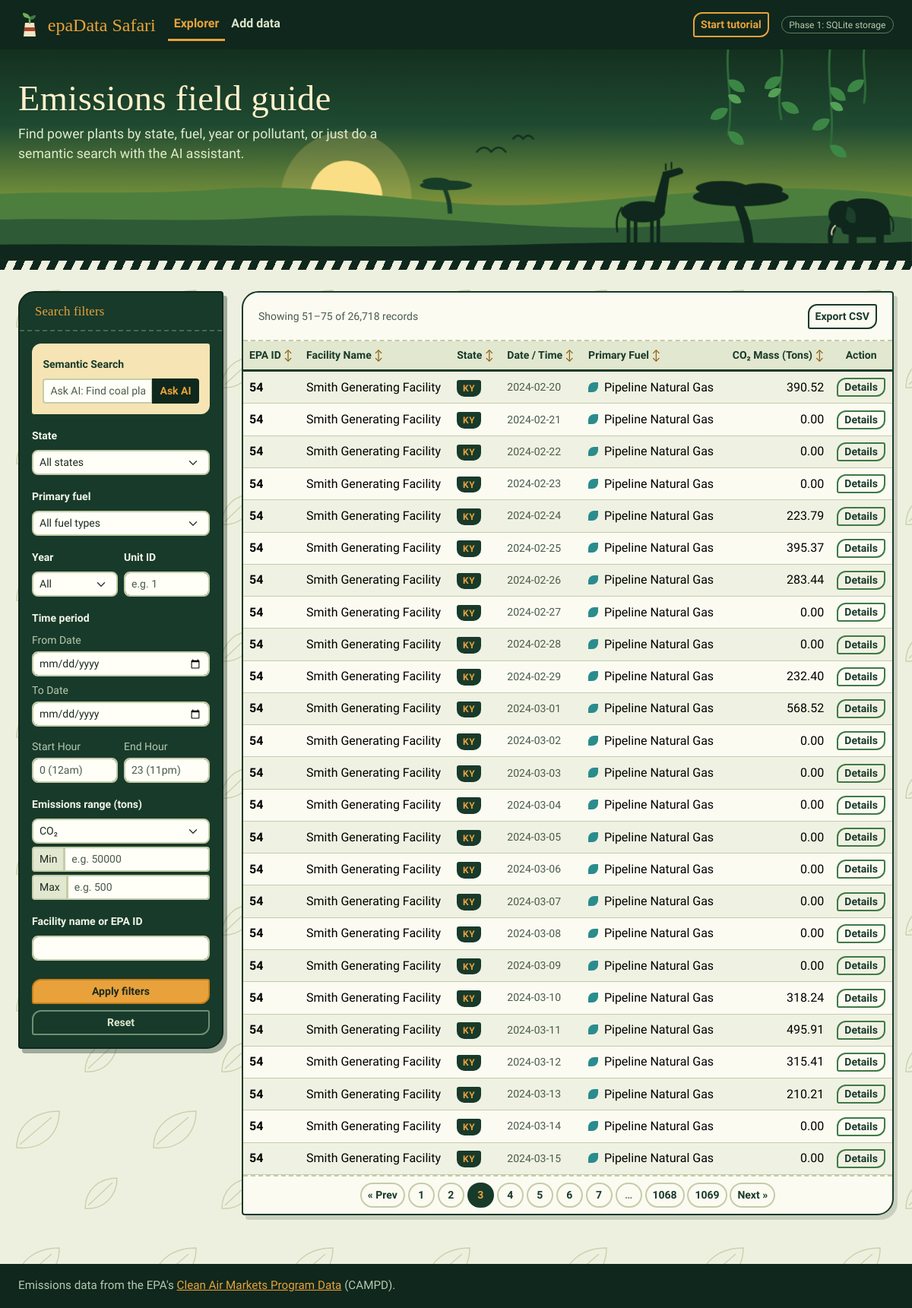
/?page=3, run on the app's committed database.
### models.py (models this page shows)
class FacilityRecord(db.Model):
    __tablename__ = 'facility_records'
    id = db.Column(db.Integer, primary_key=True)
    dataset_id = db.Column(db.Integer, db.ForeignKey('uploaded_datasets.id'), nullable=True)
    facility_id = db.Column(db.String(50), nullable=False)
    facility_name = db.Column(db.String(255))
    state = db.Column(db.String(10))
    unit_id = db.Column(db.String(50))
    primary_fuel = db.Column(db.String(100))
    co2_mass = db.Column(db.Float, default=0.0)
    so2_mass = db.Column(db.Float, default=0.0)
    nox_mass = db.Column(db.Float, default=0.0)
    heat_input = db.Column(db.Float, default=0.0)
    record_date = db.Column(db.String(20))
    record_hour = db.Column(db.Integer, nullable=True)

### app.py (the view)
@app.route("/")
def index():
    args = request.args
    query = apply_filters(FacilityRecord.query, args)
    sort = args.get("sort", "")
    sort_dir = "desc" if args.get("dir") == "desc" else "asc"
    if sort in SORT_COLUMNS:
        col = SORT_COLUMNS[sort]
        query = query.order_by(col.desc() if sort_dir == "desc" else col.asc(), FacilityRecord.id)
    else:
        sort = ""
        query = query.order_by(FacilityRecord.id)
    page = args.get("page", 1, type=int)
    pagination = query.paginate(page=page, per_page=PER_PAGE, error_out=False)
    years = sorted(
        {y for (y,) in db.session.query(db.func.substr(FacilityRecord.record_date, 1, 4)).distinct()
         if y and y.isdigit()},
        reverse=True,
    )
    return render_template(
        "search.html",
        facilities=build_facility_rows(pagination.items),
        pagination=pagination,
        sort=sort,
        sort_dir=sort_dir,
        years=years,
        filters=args.to_dict(),
        semantic_prompt=args.get("ai_prompt", ""),
    )

### templates/search.html (shortened to what this page needs)
{% extends "base.html" %}
{% set active = 'home' %}
{% set hero_size = 'tall' %}
{% set hero_title = 'Emissions field guide' %}
{% set hero_sub = 'Find power plants by state, fuel, year or pollutant, or just do a semantic search with the AI assistant.' %}
{% block content %}
{% macro sort_th(label, key, extra_class='') %}
    {% if sort != key %}
        {% set next_url = url_with(sort=key, dir='asc', page=None) %}
        {% set icon = '↕' %}
    {% elif sort_dir == 'asc' %}
        {% set next_url = url_with(sort=key, dir='desc', page=None) %}
        {% set icon = '↑' %}
    {% else %}
        {% set next_url = url_with(sort=None, dir=None, page=None) %}
        {% set icon = '↓' %}
    {% endif %}
    <th scope="col" class="small {{ extra_class }}">
        <a href="{{ next_url }}" class="text-decoration-none text-reset">{{ label }} <span class="sort-icon">{{ icon }}</span></a>
    </th>
{% endmacro %}
<div class="row g-4">
    <div class="col-lg-3">
        <div class="card ranger-panel">
            <div class="card-header">
                <h5 class="card-title mb-0">Search filters</h5>
            </div>
            <div class="card-body">
                <form action="/" method="GET">
                    <div class="mb-3 ask-box"
                        data-bs-toggle="tooltip"
                        title="Type a natural question and let AI extract your query filters."
                        data-intro="AI Search: Type a sentence like 'Find coal plants in Texas over 50k tons' to search using natural language."
                        data-step="1">
                        <label class="form-label small fw-bold">Semantic Search</label>
                        <div class="input-group input-group-sm">
                            <input type="text" name="prompt" class="form-control" placeholder="Ask AI: Find coal plants in KY..." value="{{ semantic_prompt or '' }}">
                            <button type="submit" formaction="/semantic_search" class="btn btn-dark">Ask AI</button>
                        </div>
                    </div>
                    <div class="mb-3">
                        <label for="state" class="form-label small fw-bold">State</label>
                        <select id="state" name="state" class="form-select form-select-sm"
                            data-bs-toggle="tooltip"
                            title="Filter the database to only show power plants in a specific state."
                            data-intro="You can filter the massive EPA dataset by state to find local emissions."
                            data-step="2">
                            <option value="">All states</option>
                        </select>
                    </div>
                    <div class="mb-3">
                        <label for="fuel" class="form-label small fw-bold">Primary fuel</label>
                        <select id="fuel" name="fuel" class="form-select form-select-sm"
                            data-bs-toggle="tooltip"
                            title="Find plants based on what they burn for power."
                            data-intro="You can also narrow down results by the type of fuel the facility uses, like Coal or Natural Gas."
                            data-step="3">
                            <option value="">All fuel types</option>
                        </select>
                    </div>
                    <div class="row g-2 mb-3"
                        data-bs-toggle="tooltip"
                        title="Filter by reporting year, or search for a specific generating unit."
                        data-intro="Reporting Year & Unit: Limit results to one year (e.g. 2024) or search for a specific boiler/turbine unit ID."
                        data-step="4">
                        <div class="col-6">
                            <label for="year" class="form-label small fw-bold">Year</label>
                            <select id="year" name="year" class="form-select form-select-sm">
                                <option value="">All</option>
                            </select>
                        </div>
                        <div class="col-6">
                            <label for="unit_id" class="form-label small fw-bold">Unit ID</label>
                            <input type="text" id="unit_id" name="unit_id" class="form-control form-control-sm mono-num" placeholder="e.g. 1" value="{{ filters.unit_id or '' }}">
                        </div>
                    </div>
                    <div class="mb-3"
                        data-bs-toggle="tooltip"
                        title="Pick a date range and specific hours (0-23) to filter emissions."
                        data-intro="Time Period & Hour: Select a calendar date range and specific operating hours (0:00 to 23:00) to isolate emissions."
                        data-step="5">
                        <label class="form-label small fw-bold">Time period</label>
                        <div class="mb-2">
                            <span class="text-muted small d-block mb-1">From Date</span>
                            <input type="date" id="start_date" name="start_date" class="form-control form-control-sm" value="{{ filters.start_date or '' }}">
                        </div>
                        <div class="mb-2">
                            <span class="text-muted small d-block mb-1">To Date</span>
                            <input type="date" id="end_date" name="end_date" class="form-control form-control-sm" value="{{ filters.end_date or '' }}">
                        </div>
                        <div class="row g-2 mt-1">
                            <div class="col-6">
                                <span class="text-muted small d-block mb-1">Start Hour</span>
                                <input type="number" id="start_hour" name="start_hour" class="form-control form-control-sm mono-num" min="0" max="23" placeholder="0 (12am)" value="{{ filters.start_hour or '' }}">
                            </div>
                            <div class="col-6">
                                <span class="text-muted small d-block mb-1">End Hour</span>
                                <input type="number" id="end_hour" name="end_hour" class="form-control form-control-sm mono-num" min="0" max="23" placeholder="23 (11pm)" value="{{ filters.end_hour or '' }}">
                            </div>
                        </div>
                    </div>
                    <div class="mb-3"
                        data-bs-toggle="tooltip"
                        title="Choose a pollutant (CO2, SO2, or NOx) and set a minimum and/or maximum in tons."
                        data-intro="Emissions Range: Pick CO₂, SO₂, or NOₓ, then set a minimum and/or maximum tonnage (e.g. CO₂ above 500,000 or SO₂ below 500)."
                        data-step="6">
                        <label class="form-label small fw-bold">Emissions range (tons)</label>
                        <select id="pollutant_type" name="pollutant_type" class="form-select form-select-sm">
                            <option value="co2" {{ 'selected' if filters.get('pollutant_type', 'co2') == 'co2' }}>CO₂</option>
                        </select>
                        <div class="input-group input-group-sm mt-1">
                            <span class="input-group-text">Min</span>
                            <input type="number" id="min_emissions" name="min_emissions" class="form-control mono-num" placeholder="e.g. 50000" min="0" value="{{ filters.min_emissions or '' }}">
                        </div>
                        <div class="input-group input-group-sm mt-1">
                            <span class="input-group-text">Max</span>
                            <input type="number" id="max_emissions" name="max_emissions" class="form-control mono-num" placeholder="e.g. 500" min="0" value="{{ filters.max_emissions or '' }}">
                        </div>
                    </div>
                    <div class="mb-4">
                        <label for="facility_query" class="form-label small fw-bold">Facility name or EPA ID</label>
                        <input type="text" id="facility_query" name="facility_query" class="form-control form-control-sm" value="{{ filters.facility_query or '' }}"
                            data-bs-toggle="tooltip"
                            title="Directly search for a specific plant by its ORISPL code or name."
                            data-intro="Direct Search: If you know exactly which facility you want, type its name or EPA ID code here."
                            data-step="7">
                    </div>
                    <div class="d-grid gap-2">
                        <button type="submit" class="btn btn-success btn-sm fw-bold"
                            data-bs-toggle="tooltip"
                            title="Run the SQLite database query with your selected filters."
                            data-intro="Execute Query: Click here to run your query and refresh the results table."
                            data-step="8">
                            Apply filters
                        </button>
                        <a href="/" class="btn btn-outline-secondary btn-sm">Reset</a>
                    </div>
                </form>
            </div>
        </div>
    </div>
    <div class="col-lg-9">
        <div class="card">
            <div class="card-header d-flex justify-content-between align-items-center">
                <span class="text-muted small">
                    {% if pagination.total %}
                        Showing {{ pagination.first }}–{{ pagination.last }} of {{ "{:,}".format(pagination.total) }} records
                    {% else %}
                        0 records
                    {% endif %}
                </span>
                <a href="{{ url_for('export', **request.args.to_dict()) }}" class="btn btn-outline-dark btn-sm fw-bold"
                   data-bs-toggle="tooltip" title="Download all records matching the current filters as a CSV file."
                   data-intro="Export CSV: After filtering, click here to download a spreadsheet of every record that matches (not just the current page)."
                   data-step="9"
                   data-position="left">
                   Export CSV
                </a>
            </div>
            <div class="table-responsive"
                 data-bs-toggle="tooltip" title="This grid displays the matching database records."
                 data-intro="The Data Grid: Your queried EPA records appear here. Click any column header to sort." data-step="10">
                <table class="table table-hover table-striped mb-0 align-middle">
                    <thead class="table-light user-select-none">
                        <tr>
                            {{ sort_th('EPA ID', 'id') }}
                            {{ sort_th('Facility Name', 'name') }}
                            {{ sort_th('State', 'state') }}
                            {{ sort_th('Date / Time', 'date') }}
                            {{ sort_th('Primary Fuel', 'fuel') }}
                            {{ sort_th('CO₂ Mass (Tons)', 'co2', 'text-end') }}
                            <th scope="col" class="small text-center">Action</th>
                        </tr>
                    </thead>
                    <tbody>
                        {% if facilities %}
                            {% for fac in facilities %}
                            <tr>
                                <td class="mono-num fw-bold">{{ fac.id }}</td>
                                <td>{{ fac.name }}</td>
                                <td><span class="badge bg-secondary">{{ fac.state }}</span></td>
                                <td class="mono-num small text-muted">{{ fac.date_time }}</td>
                                {% set fl = (fac.fuel or '')|lower %}
                                <td><span class="fuel-dot fuel-{{ 'coal' if 'coal' in fl else ('gas' if 'gas' in fl else ('oil' if ('oil' in fl or 'diesel' in fl) else 'other')) }}" aria-hidden="true"></span>{{ fac.fuel }}</td>
                                <td class="text-end mono-num">{{ fac.co2 }}</td>
                                <td class="text-center">
                                    <a href="/facility/{{ fac.id }}" class="btn btn-outline-primary btn-sm py-0"
                                       data-bs-toggle="tooltip" title="View in-depth metrics and unit configurations for this specific power plant."
                                       data-intro="Inspection: Click 'Details' on any row to drill down into that specific power plant's individual smokestacks and emissions." data-step="11">
                                       Details
                                    </a>
                                </td>
                            </tr>
                            {% endfor %}
                        {% endif %}
                    </tbody>
                </table>
            </div>
            {% if pagination.pages > 1 %}
            <div class="card-footer">
                <nav aria-label="Results pages">
                    <ul class="pagination pagination-sm justify-content-center mb-0 flex-wrap">
                        <li class="page-item {{ 'disabled' if not pagination.has_prev }}">
                            <a class="page-link" href="{{ url_with(page=pagination.prev_num) if pagination.has_prev else '#' }}">&laquo; Prev</a>
                        </li>
                        {% for p in pagination.iter_pages() %}
                            {% if p %}
                            <li class="page-item {{ 'active' if p == pagination.page }}">
                                <a class="page-link" href="{{ url_with(page=p) }}">{{ p }}</a>
                            </li>
                            {% else %}
                            <li class="page-item disabled"><span class="page-link">…</span></li>
                            {% endif %}
                        {% endfor %}
                        <li class="page-item {{ 'disabled' if not pagination.has_next }}">
                            <a class="page-link" href="{{ url_with(page=pagination.next_num) if pagination.has_next else '#' }}">Next &raquo;</a>
                        </li>
                    </ul>
                </nav>
            </div>
            {% endif %}
        </div>
    </div>
</div>
{% endblock %}

### data on the page
FacilityRecord: id "54", name "Smith Generating Facility", state "KY", date_time "2024-02-20", fuel "Pipeline Natural Gas", co2 "390.52"
FacilityRecord: id "54", name "Smith Generating Facility", state "KY", date_time "2024-02-21", fuel "Pipeline Natural Gas", co2 "0.00"
FacilityRecord: id "54", name "Smith Generating Facility", state "KY", date_time "2024-02-22", fuel "Pipeline Natural Gas", co2 "0.00"
FacilityRecord: id "54", name "Smith Generating Facility", state "KY", date_time "2024-02-23", fuel "Pipeline Natural Gas", co2 "0.00"
FacilityRecord: id "54", name "Smith Generating Facility", state "KY", date_time "2024-02-24", fuel "Pipeline Natural Gas", co2 "223.79"
FacilityRecord: id "54", name "Smith Generating Facility", state "KY", date_time "2024-02-25", fuel "Pipeline Natural Gas", co2 "395.37"
FacilityRecord: id "54", name "Smith Generating Facility", state "KY", date_time "2024-02-26", fuel "Pipeline Natural Gas", co2 "283.44"
FacilityRecord: id "54", name "Smith Generating Facility", state "KY", date_time "2024-02-27", fuel "Pipeline Natural Gas", co2 "0.00"
FacilityRecord: id "54", name "Smith Generating Facility", state "KY", date_time "2024-02-28", fuel "Pipeline Natural Gas", co2 "0.00"
FacilityRecord: id "54", name "Smith Generating Facility", state "KY", date_time "2024-02-29", fuel "Pipeline Natural Gas", co2 "232.40"
FacilityRecord: id "54", name "Smith Generating Facility", state "KY", date_time "2024-03-01", fuel "Pipeline Natural Gas", co2 "568.52"
FacilityRecord: id "54", name "Smith Generating Facility", state "KY", date_time "2024-03-02", fuel "Pipeline Natural Gas", co2 "0.00"
FacilityRecord: id "54", name "Smith Generating Facility", state "KY", date_time "2024-03-03", fuel "Pipeline Natural Gas", co2 "0.00"
FacilityRecord: id "54", name "Smith Generating Facility", state "KY", date_time "2024-03-04", fuel "Pipeline Natural Gas", co2 "0.00"
FacilityRecord: id "54", name "Smith Generating Facility", state "KY", date_time "2024-03-05", fuel "Pipeline Natural Gas", co2 "0.00"
FacilityRecord: id "54", name "Smith Generating Facility", state "KY", date_time "2024-03-06", fuel "Pipeline Natural Gas", co2 "0.00"
FacilityRecord: id "54", name "Smith Generating Facility", state "KY", date_time "2024-03-07", fuel "Pipeline Natural Gas", co2 "0.00"
FacilityRecord: id "54", name "Smith Generating Facility", state "KY", date_time "2024-03-08", fuel "Pipeline Natural Gas", co2 "0.00"
FacilityRecord: id "54", name "Smith Generating Facility", state "KY", date_time "2024-03-09", fuel "Pipeline Natural Gas", co2 "0.00"
FacilityRecord: id "54", name "Smith Generating Facility", state "KY", date_time "2024-03-10", fuel "Pipeline Natural Gas", co2 "318.24"
FacilityRecord: id "54", name "Smith Generating Facility", state "KY", date_time "2024-03-11", fuel "Pipeline Natural Gas", co2 "495.91"
FacilityRecord: id "54", name "Smith Generating Facility", state "KY", date_time "2024-03-12", fuel "Pipeline Natural Gas", co2 "315.41"
FacilityRecord: id "54", name "Smith Generating Facility", state "KY", date_time "2024-03-13", fuel "Pipeline Natural Gas", co2 "210.21"
FacilityRecord: id "54", name "Smith Generating Facility", state "KY", date_time "2024-03-14", fuel "Pipeline Natural Gas", co2 "0.00"
FacilityRecord: id "54", name "Smith Generating Facility", state "KY", date_time "2024-03-15", fuel "Pipeline Natural Gas", co2 "0.00"

### other printed values
{{ hero_title|default('epaData') }} "Emissions field guide"
{{ hero_sub }} "Find power plants by state, fuel, year or pollutant, or just do a semantic search with the AI assistant."
{{ pagination.first }} "51"
{{ pagination.last }} "75"
{{ "{:,}".format(pagination.total) }} "26,718"
{{ label }} "EPA ID Facility Name State Date / Time Primary Fuel CO₂ Mass (Tons)"
{{ icon }} "↕ ↕ ↕ ↕ ↕ ↕"
{{ p }} "1" "2" "3" "4" "5" "6" "7" "1068" "1069"
